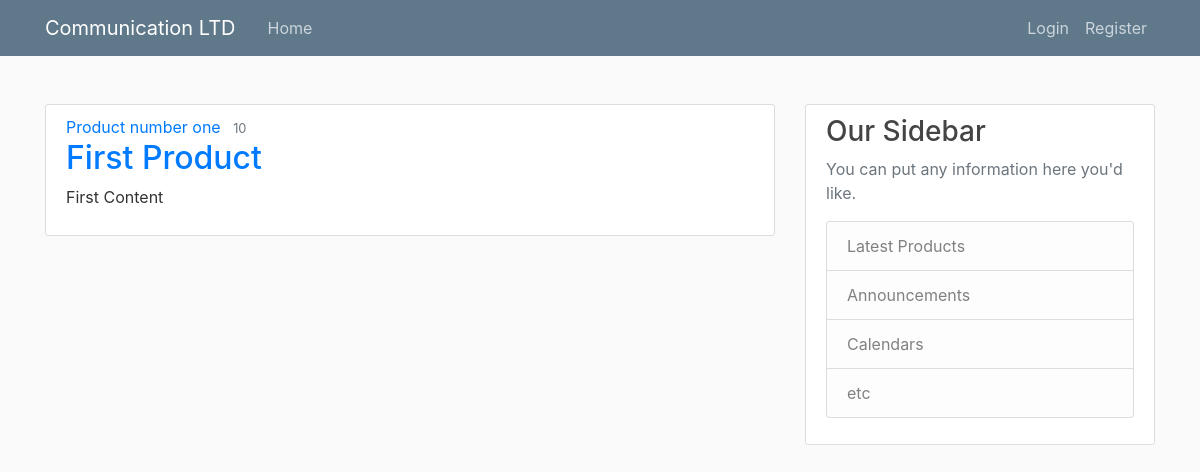
/, run on an earlier commit of the app's database.
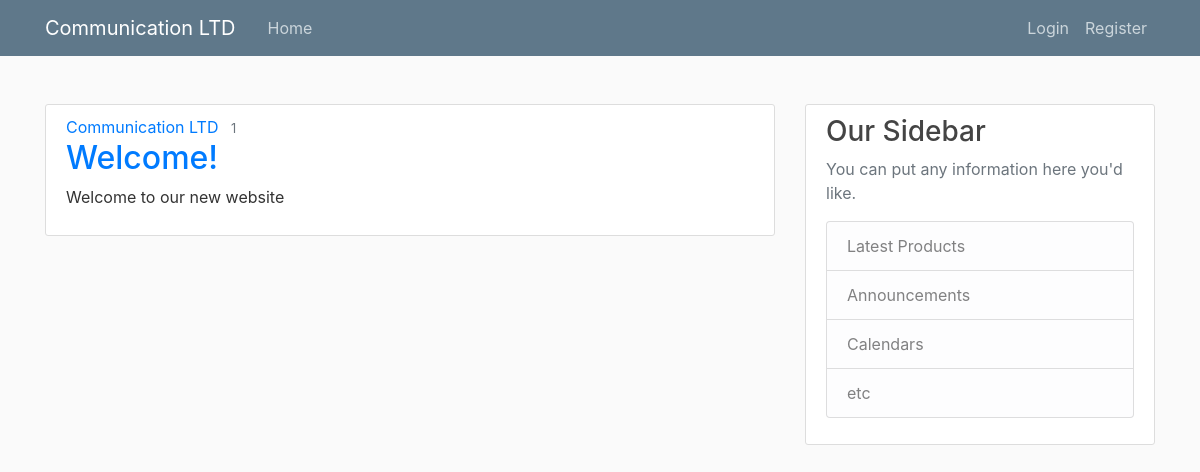
And on a later commit of the database.
### products/models.py (models this page shows, shortened)
class Product(models.Model):
    title = models.CharField(max_length=100)
    content = models.TextField()
    name = models.CharField(max_length=100)
    cost = models.IntegerField()

### products/views.py (the view)
# urls.py: 2. Add a URL to urlpatterns:  path('', views.home, name='home')
def home(request):
    context = {
        'products': Product.objects.all()
        }
    return render(request, 'products/home.html', context)

### products/templates/products/home.html
{% extends "products/base.html" %}
{% block content %}
    {% for prodect in products%}
        <article class="media content-section">
          <div class="media-body">
            <div class="prodect-metadata">
                <a class="mr-2" href="#">{{ prodect.name }}</a>
                <small class="text-muted">{{ prodect.cost }}</small>
            </div>
            <h2><a class="prodect-title" href="#">{{ prodect.title }}</a></h2>
            <p class="prodect-content">{{ prodect.content }}</p>
          </div>
        </article>
    {% endfor %}
{% endblock content %}

### products/templates/products/base.html (shortened to what this page needs)
﻿{% load static %}
<!DOCTYPE html>
<html>
<head>
    <link rel="stylesheet" href="https://maxcdn.bootstrapcdn.com/bootstrap/4.0.0/css/bootstrap.min.css">
    <link rel="stylesheet" type="text/css" href="{% static 'products/main.css' %}">
</head>
<body>
    <header class="site-header">
      <nav class="navbar navbar-expand-md navbar-dark bg-steel fixed-top">
        <div class="container">
            <a class="navbar-brand mr-4" href="{% url 'products-home' %}">Communication LTD</a>
          <div class="collapse navbar-collapse" id="navbarToggle">
            <div class="navbar-nav mr-auto">
              <a class="nav-item nav-link" href="{% url 'products-home' %}">Home</a>
            </div>
            <div class="navbar-nav">
                {% if user.is_authenticated %}
                <a class="nav-item nav-link" href="{% url 'password_change' %}">Change password</a>
                <a class="nav-item nav-link" href="{% url 'customer_create' %}">Add customer</a>
                <a class="nav-item nav-link" href="{% url 'profile' %}">Profile</a>
                <a class="nav-item nav-link" href="{% url 'logout' %}">Logout</a>
                {% else %}
                <a class="nav-item nav-link" href="{% url 'login' %}">Login</a>
                <a class="nav-item nav-link" href="{% url 'register' %}">Register</a>
                {% endif %}
            </div>
          </div>
        </div>
      </nav>
    </header>
    <main role="main" class="container">
      <div class="row">
        <div class="col-md-8">
            {% block content %}{% endblock %}
        </div>
        <div class="col-md-4">
          <div class="content-section">
            <h3>Our Sidebar</h3>
            <p class='text-muted'>You can put any information here you'd like.
              <ul class="list-group">
                <li class="list-group-item list-group-item-light">Latest Products</li>
                <li class="list-group-item list-group-item-light">Announcements</li>
                <li class="list-group-item list-group-item-light">Calendars</li>
                <li class="list-group-item list-group-item-light">etc</li>
              </ul>
            </p>
          </div>
        </div>
      </div>
    </main>
</body>
</html>

### products/static/products/main.css (style rules this page uses)
body { background: #fafafa; color: #333333; margin-top: 5rem; }
h1, h2, h3, h4, h5, h6 { color: #444444; }
ul { margin: 0; }
.bg-steel { background-color: #5f788a; }
.site-header .navbar-nav .nav-link { color: #cbd5db; }
.content-section { background: #ffffff; padding: 10px 20px; border: 1px solid #dddddd; border-radius: 3px; margin-bottom: 20px; }

What changed in the data, as far as the page shows it:
removed Product: name "Product number one", cost "10", title "First Product", content "First Content"
added Product: name "Communication LTD", cost "1", title "Welcome!", content "Welcome to our new website"
